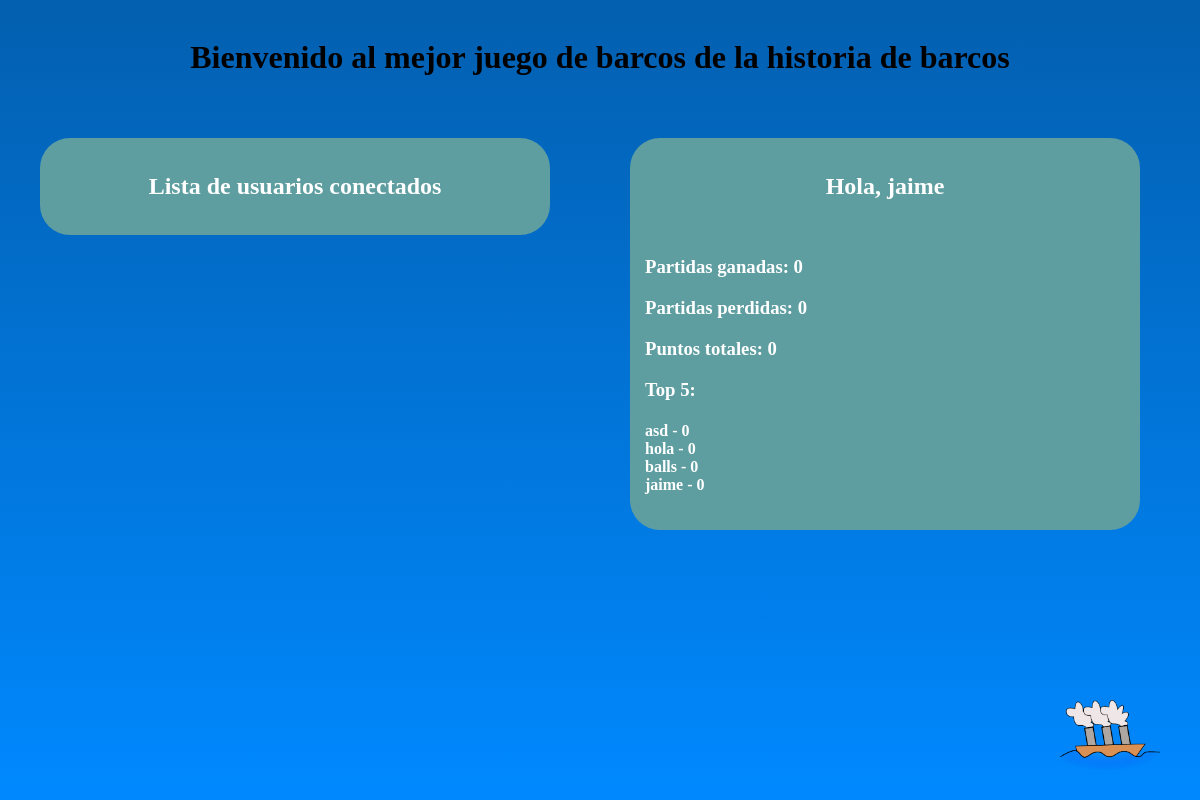
Before: /versionLocal/paginausuario.php (signed in) with the older database file.
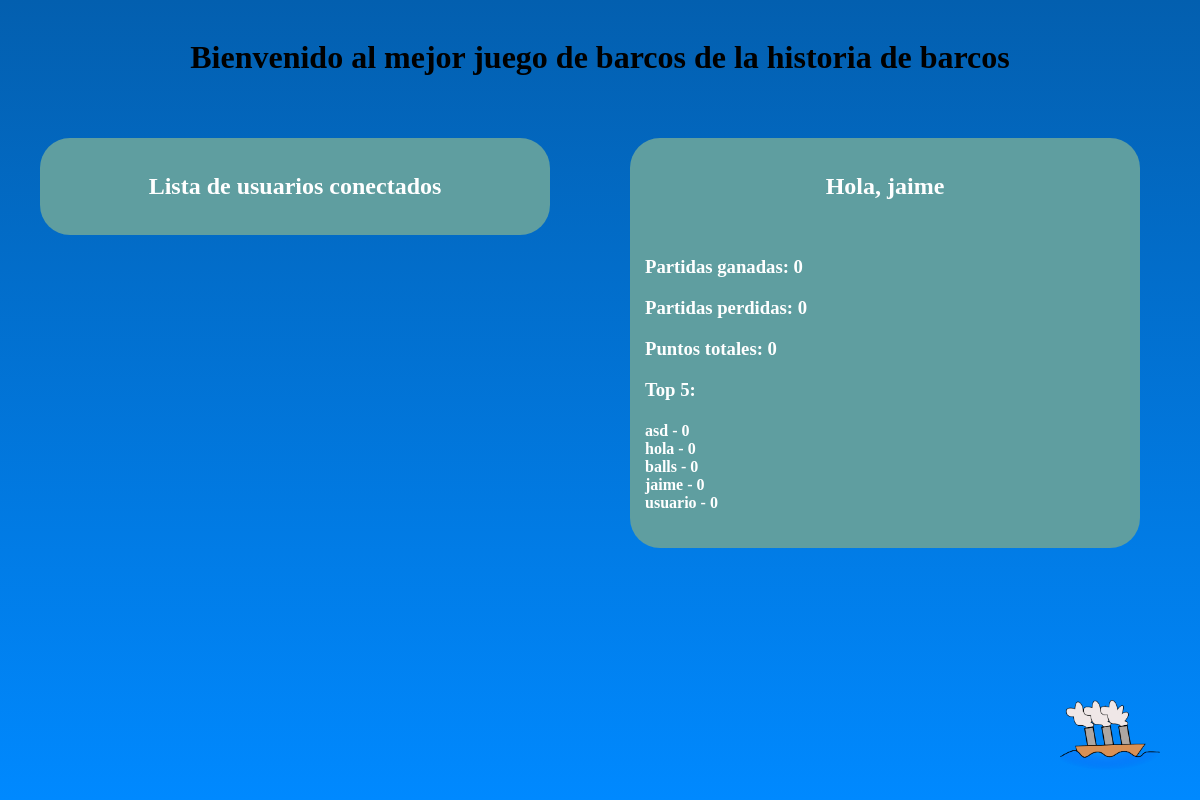
After: the same page with the newer database file.
### tables this page shows
CREATE TABLE IF NOT EXISTS `usuarios` (
  `nick` varchar(20) NOT NULL,
  `password` varchar(20) NOT NULL,
  `id` int(11) NOT NULL AUTO_INCREMENT,
  `p_ganadas` int(11) NOT NULL,
  `p_perdidas` int(11) NOT NULL,
  `estado` int(11) NOT NULL,
  `peticion` int(11) NOT NULL,
  `tablero` varchar(250) NOT NULL,
  `id_partida` int(11) NOT NULL,
  PRIMARY KEY (`nick`),
  UNIQUE KEY `id` (`id`)
);

### versionLocal/paginausuario.php (the view, shortened to what this page needs)
<?php
    if(isset($_SESSION['user']) && isset($_SESSION['pass'])){
        $host="localhost";
        $user="root";
        $password="";
        $database="barcos";
        $conexion = mysqli_connect($host, $user, $password, $database);
        $usuario = $_SESSION['user'];
?>
<html>
    <head>
        <link href="css/styles.css" rel="stylesheet" type="text/css" />
    </head>
    <body onload="inicio2()">
        <div id="contenedorpu">
            <br/>
            <h1 class="titulos"> Bienvenido al mejor juego de barcos de la historia de barcos </h1>
            <div id="lista2">
                <h2 class="titulos">Lista de usuarios conectados</h2>
            </div>
            <div id="espaciousu">
                <h2 class="titulos">Hola, <?php echo $_SESSION['user'] ?></h2><br>
                <?php
                    $consulta = mysqli_query($conexion,"select * from usuarios");
                    while ($registro = mysqli_fetch_array($consulta)) {
                        if ($registro['nick'] == $usuario) {
                            ?><html><h3>Partidas ganadas: <?php echo $registro['p_ganadas']; ?></h3></html><?php
                            ?><html><h3>Partidas perdidas: <?php echo $registro['p_perdidas']; ?></h3></html><?php
                            ?><html><h3>Puntos totales: <?php $final= $registro['p_ganadas']-$registro['p_perdidas']; echo $final; ?></h3></html><?php
                        }
                    }
                ?>
                <h3>Top 5:</h3>
                <h4><?php $consulta2 = mysqli_query($conexion,"SELECT nick, p_ganadas FROM usuarios order by p_ganadas desc LIMIT 5");
                while ($registro = mysqli_fetch_array($consulta2)) {
                    echo $registro[0]."  -  ".$registro[1]. "<br>";
                }
                ?></h4>
            </div>
            <a href="desconexion.php"><img src="imagenes/barco-simple.png" class="barcosalida"></a>
        </div>
    </body>
</html>
<?php
    }
    else{
	print 'no tengo sesion';
	header("Location:index.php");
    }
?>

Changed rows visible on the page:
added usuarios: nick "usuario", p_ganadas "0", shown under "Top 5:"
